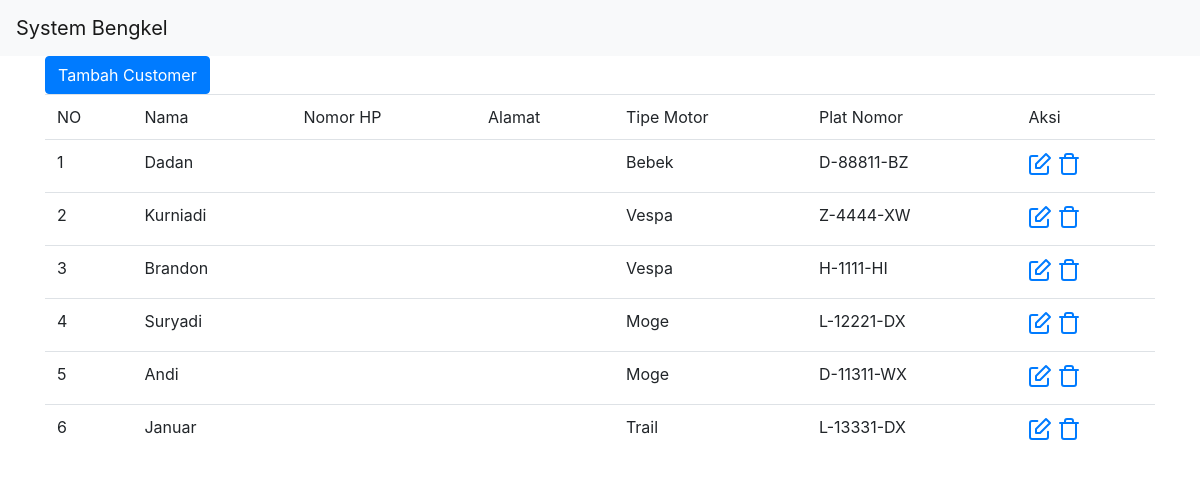
/customer.php, run on the app's committed database.
### tables this page shows
CREATE TABLE `customer` (
  `id` int(11) NOT NULL,
  `nama` varchar(25) NOT NULL,
  `nomor_hp` varchar(25) DEFAULT NULL,
  `alamat` text,
  `tipe_motor` enum('Bebek','Trail','Vespa','Moge') NOT NULL,
  `plat_nomor` varchar(12) NOT NULL
);

### connect.php (called while the page is built, shortened)
<?php
$base_url="http://{$_SERVER['SERVER_NAME']}".dirname($_SERVER["REQUEST_URI"].'?').'/';
?>

### customer.php (the view, shortened to what this page needs)
<?php
require_once('connect.php');
$query = "select nama, nomor_hp, alamat, tipe_motor, plat_nomor, id from customer";
$result = @mysqli_query($dbc, $query);
?>
<html>
<head>
	<link rel="stylesheet" href="<?php echo $base_url?>assets/css/bootstrap.min.css">
	<link rel="stylesheet" href="<?php echo $base_url?>assets/css/main.css">
</head>
<body>
	<nav class="navbar navbar-expand-lg navbar-light bg-light">
		<a class="navbar-brand" href="<?php echo $base_url?>">System Bengkel</a>
	</nav>
	<div class ="connect">
		<div class="container">
<?php
echo "<a class='btn btn-primary' href='tambah_customer.php'>Tambah Customer</a><br />";
if($result){
	echo "<table class='table'>
		<tr>
			<td>NO</td>
			<td>Nama</td>
			<td>Nomor HP</td>
			<td>Alamat</td>
			<td>Tipe Motor</td>
			<td>Plat Nomor</td>
			<td>Aksi</td>
		</tr>";
	while($row = mysqli_fetch_array($result)){
		echo "<tr>
			<td>{$row['id']}</td>
			<td>{$row['nama']}</td>
			<td>{$row['nomor_hp']}</td>
			<td>{$row['alamat']}</td>
			<td>{$row['tipe_motor']}</td>
			<td>{$row['plat_nomor']}</td>
			<td>
				<a href='http://localhost/bengkel/edit_customer.php?id={$row['id']}'><i data-feather='edit'>Edit</i></a>
				<a href='http://localhost/bengkel/delete_customer.php?id={$row['id']}'><i data-feather='trash'>Delete</i></a>
			</td>
		</tr>";
	}
	echo "</table>";
}else {
	echo "Data tidak ketemu";
}
?>
		</div>
	</div>
</body>
</html>

### data on the page
customer: id "1", nama "Dadan", tipe_motor "Bebek", plat_nomor "D-88811-BZ"
customer: id "2", nama "Kurniadi", tipe_motor "Vespa", plat_nomor "Z-4444-XW"
customer: id "3", nama "Brandon", tipe_motor "Vespa", plat_nomor "H-1111-HI"
customer: id "4", nama "Suryadi", tipe_motor "Moge", plat_nomor "L-12221-DX"
customer: id "5", nama "Andi", tipe_motor "Moge", plat_nomor "D-11311-WX"
customer: id "6", nama "Januar", tipe_motor "Trail", plat_nomor "L-13331-DX"
